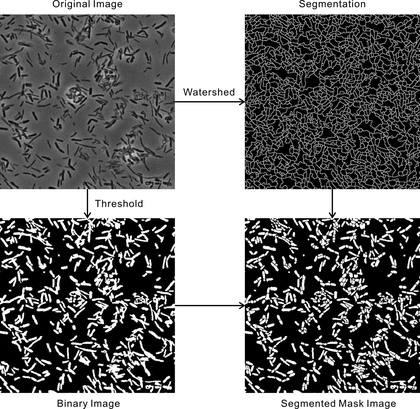
%> input picture Resource/Segmentation.jpg, 420 x 409 px, shrunk from 5669 x 5527 before the run
$ octave --eval "result = ImageSegment(imread('../Resource/Segmentation.jpg'));"   (GNU Octave 9; MATLAB toolbox functions it lacks are replaced by stand-ins)
%> lines starting %> are read from the running program, lines starting %| are printed output that depends on the picture; in (x1, y1, x2, y2) boxes, pixels count from 0 and x2, y2 are one past the last pixel; in counts of white or black regions, pixels touching at a corner belong together; the program's own positions count from 1
function [BW_Image] = ImageSegment(Image, varargin)

    sePattern = strel('disk', 1);
    AreaRange = [10, 1000];
    Effectiveness = 0.65;
    Threshold = 'Auto';
    N = 10;

    % Reload the parameters input by user
    if isempty(varargin)
    else

        for i = 1:(size(varargin, 2) / 2)
            AssignVar(varargin{i * 2 - 1}, varargin{i * 2})
        end

    end

    % Image = imgaussfilt((Image), 0.2);

    if strcmp(Threshold, 'Auto')
        [counts, ~] = imhist(Image, 128);
%> counts = 128 values, max 137286 at index 128, min 471 at index 95, mean 4026.1
        [MaskThreshold, EM] = otsuthresh(counts);
%> MaskThreshold = 0.567; EM = 0.859

        if EM > Effectiveness
        else

            for i = 1:N

                for j = 1:N
                    [countsAll(:, i, j), ~] = imhist(Image((floor(end / N) * (i - 1) + 1):(floor(end / N) * i), (floor(end / N) * (j - 1) + 1):(floor(end / N) * j)), 64);
                    [ThresholdAll(i, j), EMAll(i, j)] = otsuthresh(countsAll(:, i, j));
                end

            end

            MaskThreshold = min(ThresholdAll(:));
        end

    else
        MaskThreshold = Threshold;
    end

    Mask = (Image < MaskThreshold);
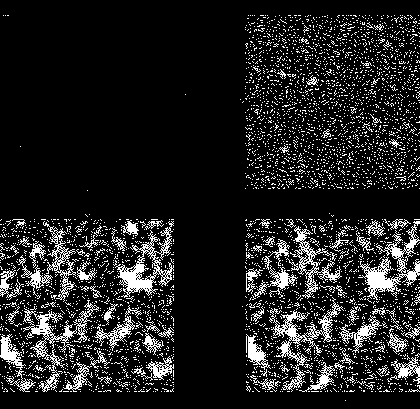
%> Mask: size 409x420x3 logical; 12.9% white in thin lines or dots
    Mask = imerode(imdilate(Mask, strel('disk', 5)), strel('disk', 2));
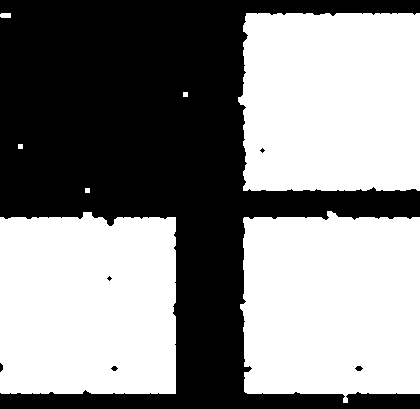
%> Mask: size 409x420x3 logical; 54.4% white; 6 black regions (2 under 20 px), largest, box (x1, y1, x2, y2) and area: (0, 0, 420, 409) 78289, (355, 366, 363, 371) 28, (111, 366, 118, 371) 23, (0, 363, 3, 372) 21

    % imshow(Mask)

%> (the run ends here)
